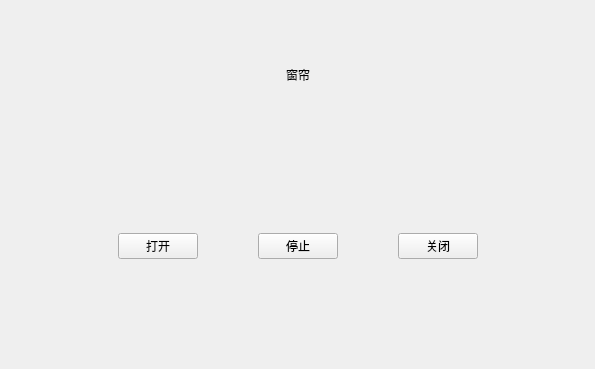
<?xml version="1.0" encoding="UTF-8"?>
<ui version="4.0">
 <class>CurtainWidget</class>
 <widget class="QWidget" name="CurtainWidget">
  <property name="geometry">
   <rect>
    <x>0</x>
    <y>0</y>
    <width>595</width>
    <height>369</height>
   </rect>
  </property>
  <property name="windowTitle">
   <string>Form</string>
  </property>
  <layout class="QVBoxLayout" name="verticalLayout_5">
   <property name="spacing">
    <number>8</number>
   </property>
   <property name="margin">
    <number>0</number>
   </property>
   <item>
    <layout class="QVBoxLayout" name="verticalLayout_4">
     <property name="spacing">
      <number>0</number>
     </property>
     <item>
      <layout class="QHBoxLayout" name="horizontalLayout">
       <property name="spacing">
        <number>0</number>
       </property>
       <item>
        <spacer name="horizontalSpacer">
         <property name="orientation">
          <enum>Qt::Horizontal</enum>
         </property>
         <property name="sizeHint" stdset="0">
          <size>
           <width>40</width>
           <height>20</height>
          </size>
         </property>
        </spacer>
       </item>
       <item>
        <widget class="QLabel" name="label">
         <property name="styleSheet">
          <string notr="true">font: 20pt &quot;楷体&quot;;</string>
         </property>
         <property name="text">
          <string>窗帘</string>
         </property>
        </widget>
       </item>
       <item>
        <spacer name="horizontalSpacer_2">
         <property name="orientation">
          <enum>Qt::Horizontal</enum>
         </property>
         <property name="sizeHint" stdset="0">
          <size>
           <width>40</width>
           <height>20</height>
          </size>
         </property>
        </spacer>
       </item>
      </layout>
     </item>
     <item>
      <layout class="QHBoxLayout" name="horizontalLayout_3">
       <property name="spacing">
        <number>20</number>
       </property>
       <item>
        <spacer name="horizontalSpacer_5">
         <property name="orientation">
          <enum>Qt::Horizontal</enum>
         </property>
         <property name="sizeType">
          <enum>QSizePolicy::Expanding</enum>
         </property>
         <property name="sizeHint" stdset="0">
          <size>
           <width>40</width>
           <height>20</height>
          </size>
         </property>
        </spacer>
       </item>
       <item>
        <widget class="QWidget" name="widget_curtain_open" native="true">
         <property name="sizePolicy">
          <sizepolicy hsizetype="Maximum" vsizetype="Maximum">
           <horstretch>0</horstretch>
           <verstretch>0</verstretch>
          </sizepolicy>
         </property>
         <property name="minimumSize">
          <size>
           <width>100</width>
           <height>120</height>
          </size>
         </property>
         <property name="maximumSize">
          <size>
           <width>120</width>
           <height>16777215</height>
          </size>
         </property>
         <layout class="QVBoxLayout" name="verticalLayout_3">
          <property name="spacing">
           <number>10</number>
          </property>
          <property name="leftMargin">
           <number>20</number>
          </property>
          <property name="topMargin">
           <number>10</number>
          </property>
          <property name="rightMargin">
           <number>20</number>
          </property>
          <property name="bottomMargin">
           <number>10</number>
          </property>
          <item>
           <widget class="QLabel" name="label_2">
            <property name="styleSheet">
             <string notr="true">border-image: url(:/images/curtain/curtain_open.png);</string>
            </property>
            <property name="text">
             <string/>
            </property>
           </widget>
          </item>
          <item>
           <layout class="QHBoxLayout" name="horizontalLayout_2">
            <item>
             <spacer name="horizontalSpacer_3">
              <property name="orientation">
               <enum>Qt::Horizontal</enum>
              </property>
              <property name="sizeHint" stdset="0">
               <size>
                <width>18</width>
                <height>20</height>
               </size>
              </property>
             </spacer>
            </item>
            <item>
             <widget class="QPushButton" name="pbnOpenCurtain">
              <property name="styleSheet">
               <string notr="true">font: 14pt &quot;楷体&quot;;</string>
              </property>
              <property name="text">
               <string>打开</string>
              </property>
             </widget>
            </item>
            <item>
             <spacer name="horizontalSpacer_4">
              <property name="orientation">
               <enum>Qt::Horizontal</enum>
              </property>
              <property name="sizeHint" stdset="0">
               <size>
                <width>18</width>
                <height>20</height>
               </size>
              </property>
             </spacer>
            </item>
           </layout>
          </item>
         </layout>
        </widget>
       </item>
       <item>
        <widget class="QWidget" name="widget_curtain_stop" native="true">
         <property name="sizePolicy">
          <sizepolicy hsizetype="Maximum" vsizetype="Maximum">
           <horstretch>0</horstretch>
           <verstretch>0</verstretch>
          </sizepolicy>
         </property>
         <property name="minimumSize">
          <size>
           <width>100</width>
           <height>120</height>
          </size>
         </property>
         <property name="maximumSize">
          <size>
           <width>120</width>
           <height>16777215</height>
          </size>
         </property>
         <layout class="QVBoxLayout" name="verticalLayout">
          <property name="spacing">
           <number>10</number>
          </property>
          <property name="leftMargin">
           <number>20</number>
          </property>
          <property name="topMargin">
           <number>10</number>
          </property>
          <property name="rightMargin">
           <number>20</number>
          </property>
          <property name="bottomMargin">
           <number>10</number>
          </property>
          <item>
           <widget class="QLabel" name="label_3">
            <property name="styleSheet">
             <string notr="true">border-image: url(:/images/curtain/curtain_stop.png);</string>
            </property>
            <property name="text">
             <string/>
            </property>
           </widget>
          </item>
          <item>
           <layout class="QHBoxLayout" name="horizontalLayout_5">
            <item>
             <spacer name="horizontalSpacer_9">
              <property name="orientation">
               <enum>Qt::Horizontal</enum>
              </property>
              <property name="sizeHint" stdset="0">
               <size>
                <width>20</width>
                <height>20</height>
               </size>
              </property>
             </spacer>
            </item>
            <item>
             <widget class="QPushButton" name="pbnStopCurtain">
              <property name="styleSheet">
               <string notr="true">font: 14pt &quot;楷体&quot;;</string>
              </property>
              <property name="text">
               <string>停止</string>
              </property>
             </widget>
            </item>
            <item>
             <spacer name="horizontalSpacer_10">
              <property name="orientation">
               <enum>Qt::Horizontal</enum>
              </property>
              <property name="sizeHint" stdset="0">
               <size>
                <width>30</width>
                <height>20</height>
               </size>
              </property>
             </spacer>
            </item>
           </layout>
          </item>
         </layout>
        </widget>
       </item>
       <item>
        <widget class="QWidget" name="widget_curtain_close" native="true">
         <property name="sizePolicy">
          <sizepolicy hsizetype="Maximum" vsizetype="Maximum">
           <horstretch>0</horstretch>
           <verstretch>0</verstretch>
          </sizepolicy>
         </property>
         <property name="minimumSize">
          <size>
           <width>100</width>
           <height>120</height>
          </size>
         </property>
         <property name="maximumSize">
          <size>
           <width>120</width>
           <height>16777215</height>
          </size>
         </property>
         <layout class="QVBoxLayout" name="verticalLayout_2">
          <property name="spacing">
           <number>10</number>
          </property>
          <property name="leftMargin">
           <number>20</number>
          </property>
          <property name="topMargin">
           <number>10</number>
          </property>
          <property name="rightMargin">
           <number>20</number>
          </property>
          <property name="bottomMargin">
           <number>10</number>
          </property>
          <item>
           <widget class="QLabel" name="label_4">
            <property name="minimumSize">
             <size>
              <width>56</width>
              <height>58</height>
             </size>
            </property>
            <property name="styleSheet">
             <string notr="true">border-image: url(:/images/curtain/curtain_close.png);</string>
            </property>
            <property name="text">
             <string/>
            </property>
           </widget>
          </item>
          <item>
           <layout class="QHBoxLayout" name="horizontalLayout_7">
            <item>
             <spacer name="horizontalSpacer_13">
              <property name="orientation">
               <enum>Qt::Horizontal</enum>
              </property>
              <property name="sizeHint" stdset="0">
               <size>
                <width>30</width>
                <height>20</height>
               </size>
              </property>
             </spacer>
            </item>
            <item>
             <widget class="QPushButton" name="pbnCloseCurtain">
              <property name="styleSheet">
               <string notr="true">font: 14pt &quot;楷体&quot;;</string>
              </property>
              <property name="text">
               <string>关闭</string>
              </property>
             </widget>
            </item>
            <item>
             <spacer name="horizontalSpacer_14">
              <property name="orientation">
               <enum>Qt::Horizontal</enum>
              </property>
              <property name="sizeHint" stdset="0">
               <size>
                <width>40</width>
                <height>20</height>
               </size>
              </property>
             </spacer>
            </item>
           </layout>
          </item>
         </layout>
        </widget>
       </item>
       <item>
        <spacer name="horizontalSpacer_6">
         <property name="orientation">
          <enum>Qt::Horizontal</enum>
         </property>
         <property name="sizeType">
          <enum>QSizePolicy::Expanding</enum>
         </property>
         <property name="sizeHint" stdset="0">
          <size>
           <width>40</width>
           <height>20</height>
          </size>
         </property>
        </spacer>
       </item>
      </layout>
     </item>
     <item>
      <spacer name="verticalSpacer_2">
       <property name="orientation">
        <enum>Qt::Vertical</enum>
       </property>
       <property name="sizeType">
        <enum>QSizePolicy::Maximum</enum>
       </property>
       <property name="sizeHint" stdset="0">
        <size>
         <width>20</width>
         <height>100</height>
        </size>
       </property>
      </spacer>
     </item>
    </layout>
   </item>
  </layout>
 </widget>
 <resources/>
 <connections/>
</ui>
